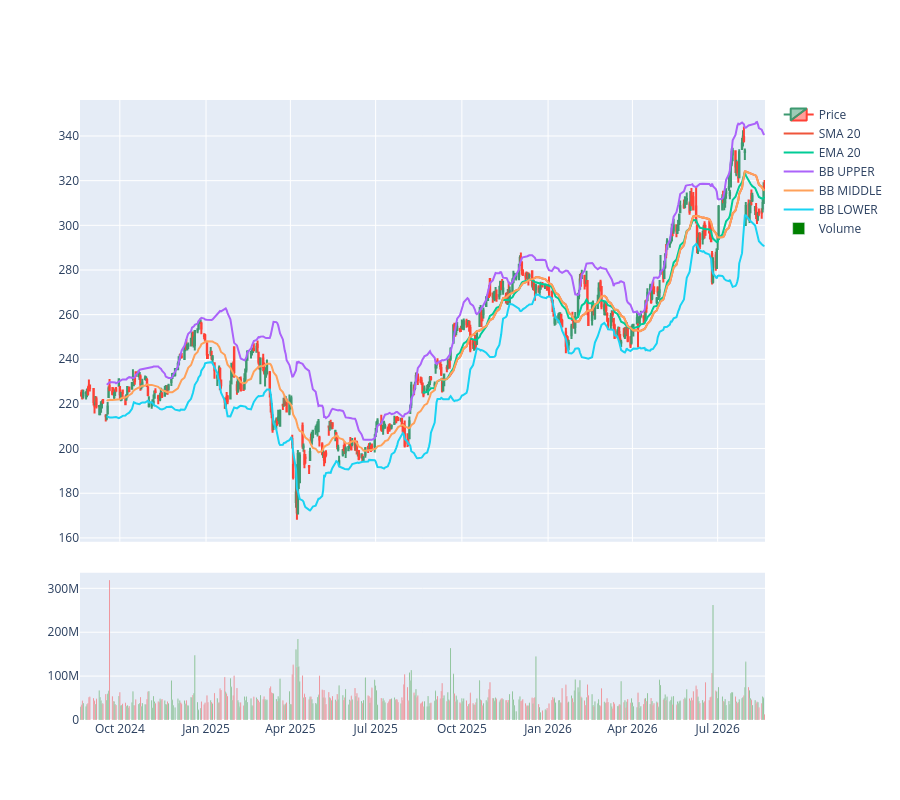

The notebook cell saved with this chart:
### Code cell
fig=make_subplots(rows=2,cols=1,shared_xaxes=True,vertical_spacing=0.05,row_heights=[0.75,0.25])
#candlestick
fig.add_trace(go.Candlestick(x=df.index,open=df["Open"],high=df["High"],low=df["Low"],close=df["Close"],name="Price"),row=1,col=1)
bb=calculations.calculate_bollinger_bands(df)
fig.add_trace(go.Scatter(x=ma.index,y=ma["SMA_20"],name="SMA 20",mode="lines"),row=1,col=1)
#
fig.add_trace(go.Scatter(x=ma.index,y=ma["EMA_20"],name="EMA 20",mode="lines"),row=1,col=1)
#bollinger bands
fig.add_trace(go.Scatter(x=bb.index,y=bb["UPPER_BAND"],name="BB UPPER",mode="lines"),row=1,col=1)
fig.add_trace(go.Scatter(x=bb.index,y=bb["MIDDLE_BAND"],name="BB MIDDLE",mode="lines"),row=1,col=1)
fig.add_trace(go.Scatter(x=bb.index,y=bb["LOWER_BAND"],name="BB LOWER",mode="lines"),row=1,col=1)

#volume
volume_colors=[]
for i in range(len(df)):
    if df["Close"].iloc[i]>df["Open"].iloc[i]:
        volume_colors.append("green")
    else:
        volume_colors.append("red")
fig.add_trace(go.Bar(x=df.index,y=df["Volume"],name="Volume",marker_color=volume_colors),row=2,col=1)
fig.update_layout(
    height=800,
    xaxis_rangeslider_visible=False,
    # plot_bgcolor="black"
)
fig.update_xaxes(
    showline=False,
    mirror=False
)

### Figure 1 — Plotly figure (JSON) as saved in the notebook; plotly's stock layout.template omitted (floating-point values rounded to 4 significant figures; data arrays with more than 128 entries replaced by an {"elided": "..."} marker saying what was removed)
{"data": [{"close": {"elided": "502 float values"}, "high": {"elided": "502 float values"}, "low": {"elided": "502 float values"}, "name": "Price", "open": {"elided": "502 float values"}, "type": "candlestick", "x": {"elided": "502 str values"}, "xaxis": "x", "yaxis": "y"}, {"mode": "lines", "name": "SMA 20", "type": "scatter", "x": {"elided": "252 str values"}, "xaxis": "x", "y": {"elided": "252 float values"}, "yaxis": "y"}, {"mode": "lines", "name": "EMA 20", "type": "scatter", "x": {"elided": "252 str values"}, "xaxis": "x", "y": {"elided": "252 float values"}, "yaxis": "y"}, {"mode": "lines", "name": "BB UPPER", "type": "scatter", "x": {"elided": "502 str values"}, "xaxis": "x", "y": {"elided": "502 float values"}, "yaxis": "y"}, {"mode": "lines", "name": "BB MIDDLE", "type": "scatter", "x": {"elided": "502 str values"}, "xaxis": "x", "y": {"elided": "502 float values"}, "yaxis": "y"}, {"mode": "lines", "name": "BB LOWER", "type": "scatter", "x": {"elided": "502 str values"}, "xaxis": "x", "y": {"elided": "502 float values"}, "yaxis": "y"}, {"marker": {"color": {"elided": "502 str values"}}, "name": "Volume", "type": "bar", "x": {"elided": "502 str values"}, "xaxis": "x2", "y": {"elided": "502 int values"}, "yaxis": "y2"}], "layout": {"height": 800, "xaxis": {"anchor": "y", "domain": [0, 1], "matches": "x2", "mirror": false, "rangeslider": {"visible": false}, "showline": false, "showticklabels": false}, "xaxis2": {"anchor": "y2", "domain": [0, 1], "mirror": false, "showline": false}, "yaxis": {"anchor": "x", "domain": [0.2875, 1.0]}, "yaxis2": {"anchor": "x2", "domain": [0, 0.2375]}}}
